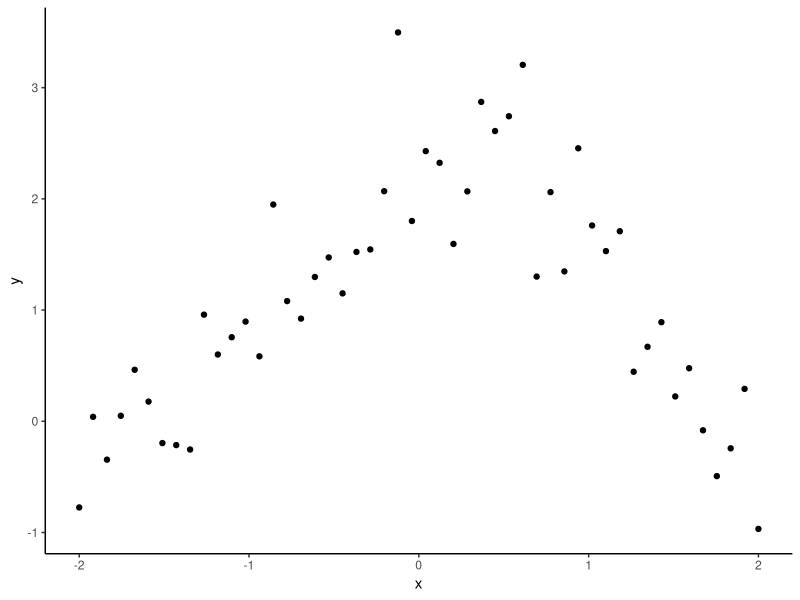
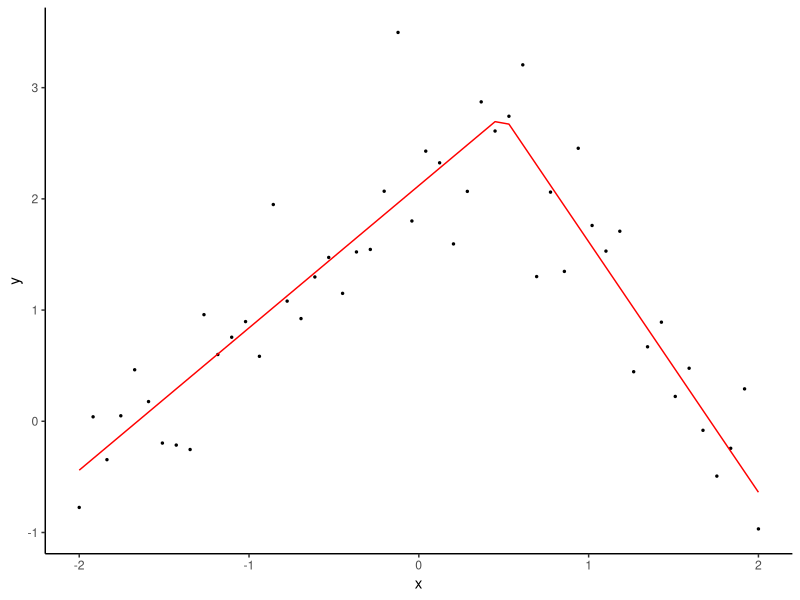

R code for these plots, in order:
## ----setup, include=FALSE, message=FALSE---------------------------------
knitr::opts_chunk$set(echo = FALSE)
library(tidyverse)
library(modelr)
theme_set(theme_classic())


## ---- out.width='0.75\\textwidth',fig.align='center'---------------------
tent_map <- function(x, a_1, b_1, b_2, x_c){
  (x <= x_c) * (a_1 + b_1 * x) + 
    (x > x_c) * ((a_1 + x_c * (b_1 - b_2)) + b_2 * x)
}
    
a_1 <- 2.0; b_1 <- 1.25; b_2 <- -2.25; x_c <- 0.5

tent_df <- tibble(x = seq(-2, 2, length.out = 50),
                  y = tent_map(x, a_1, b_1, b_2, x_c) + rnorm(length(x), sd = 0.5)
) 

ggplot(tent_df,
       mapping = aes(x = x, y = y)
) + geom_point()


## ---- echo=T-------------------------------------------------------------
M_tent <- nls(y ~ (x <= x_c) * (a_1 + b_1 * x) + 
              (x > x_c) * ((a_1 + x_c * (b_1 - b_2)) + b_2 * x),
              start = list(a_1 = 0, b_1 = 2, b_2 = -2, x_c = 0),
              data = tent_df)


## ------------------------------------------------------------------------
tent_df %>%
  add_predictions(M_tent) %>% 
  ggplot(aes(x = x)) +
  geom_point(aes(y = y), size = 0.5) +
  geom_line(aes(y = pred), colour = 'red')

